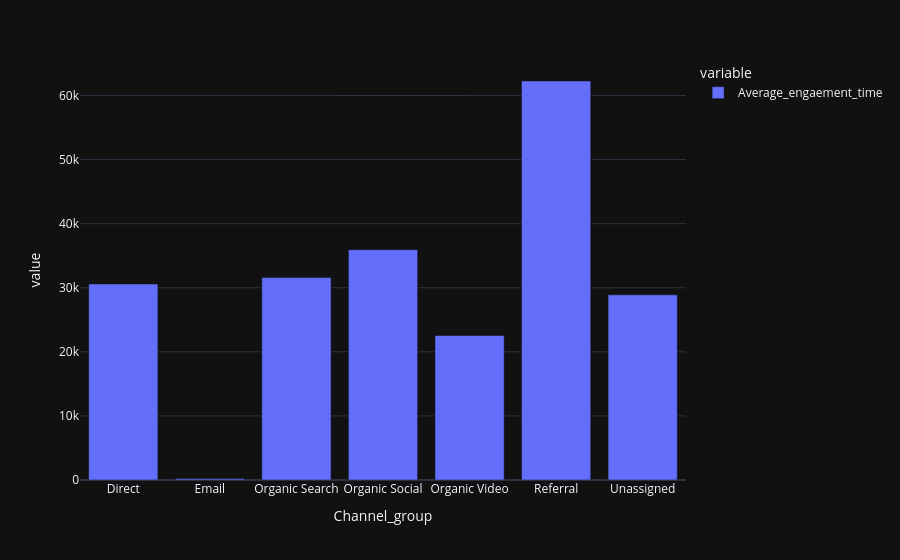

Notebook code cell kept with this figure:
### Code cell
fig=px.bar(highest_Average_engaement_time)
fig.show()

### Figure 1 — Plotly figure (JSON) as saved in the notebook; plotly's stock layout.template omitted (floating-point values rounded to 4 significant figures)
{"data": [{"hovertemplate": "variable=Average_engaement_time<br>Channel_group=%{x}<br>value=%{y}<extra></extra>", "legendgroup": "Average_engaement_time", "marker": {"color": "#636efa", "pattern": {"shape": ""}}, "name": "Average_engaement_time", "orientation": "v", "showlegend": true, "textposition": "auto", "x": ["Direct", "Email", "Organic Search", "Organic Social", "Organic Video", "Referral", "Unassigned"], "xaxis": "x", "y": [30600.0, 218.0, 31590.0, 35950.0, 22540.0, 62270.0, 28900.0], "yaxis": "y", "type": "bar"}], "layout": {"xaxis": {"anchor": "y", "domain": [0.0, 1.0], "title": {"text": "Channel_group"}}, "yaxis": {"anchor": "x", "domain": [0.0, 1.0], "title": {"text": "value"}}, "legend": {"title": {"text": "variable"}, "tracegroupgap": 0}, "margin": {"t": 60}, "barmode": "relative"}}
